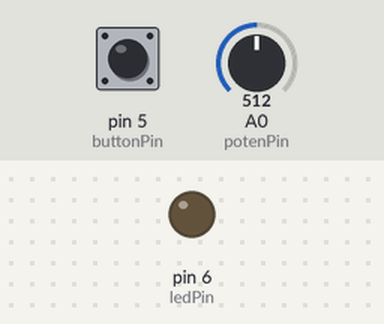
A sketch run on a simulated Arduino Uno, built with avr-gcc and run on an emulated ATmega328P. Parts: output pins drawn as LEDs (lit = HIGH). Inputs (shaded band) come from the test bench; at power-on: pin 5 (buttonPin) LOW, A0 (potenPin) = 512. What the sketch prints to the serial monitor is not drawn.

Above: at 1.2 s.
1.3 s: pin 5 (buttonPin) pulled HIGH for 0.15 s
At 2.9 s:
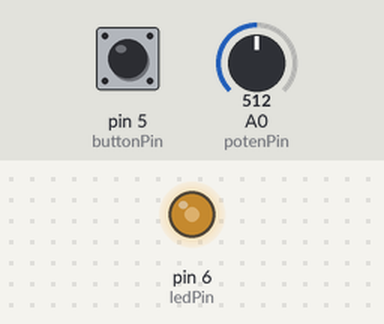
Timing chart, 0 to 8.0 s (numbered marks = the images above; inputs shaded):
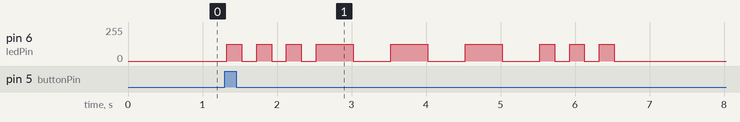

The sketch:

lab2-2.ino
```cpp
const int buttonPin = 5;
const int ledPin = 6;
const int potenPin = A0;

int buttonState = 0;
int potenValue = 0;
float brightness = 0;

void setup() {
  Serial.begin(9600);
  pinMode(ledPin, OUTPUT);
  pinMode(buttonPin, INPUT);
}

// the loop function runs over and over again forever
void loop() {
  buttonState = digitalRead(buttonPin);
  potenValue = analogRead(potenPin);
  Serial.println(potenValue);
  delay(1);
  brightness = potenValue * (255.0 / 1023.0);
  Serial.println(brightness);
  delay(1);

  if (buttonState == HIGH) {
    SOS();
  }
}

void SOS() {
  // S
  analogWrite(ledPin, brightness);
  delay(200);
  analogWrite(ledPin, 0);
  delay(200);

  analogWrite(ledPin, brightness);
  delay(200);
  analogWrite(ledPin, 0);
  delay(200);

  analogWrite(ledPin, brightness);
  delay(200);
  analogWrite(ledPin, 0);
  delay(200);

  // O
  analogWrite(ledPin, brightness);
  delay(500);
  analogWrite(ledPin, 0);
  delay(500);

  analogWrite(ledPin, brightness);
  delay(500);
  analogWrite(ledPin, 0);
  delay(500);

  analogWrite(ledPin, brightness);
  delay(500);
  analogWrite(ledPin, 0);
  delay(500);

  // S
  analogWrite(ledPin, brightness);
  delay(200);
  analogWrite(ledPin, 0);
  delay(200);

  analogWrite(ledPin, brightness);
  delay(200);
  analogWrite(ledPin, 0);
  delay(200);

  analogWrite(ledPin, brightness);
  delay(200);
  analogWrite(ledPin, 0);
  delay(200);

}
```

Measured:
- after the input at 1.3 s, pin 6 (ledPin): 0/255 → 127/255 at once, → 0/255 0.20 s later, → 127/255 0.20 s later, → 0/255 0.20 s later, … (18 changes in this stretch)
